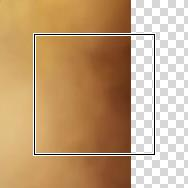
#> input picture MagnifyRender.jpeg, 188 x 188 px
$ python grad_photo_stealer.py
#> lines starting #> are read from the running program, lines starting #| are printed output that depends on the picture
from PIL import Image

img_name = "MagnifyRender.ashx"
alt_img_name = "MagnifyRender.jpeg"
# input("Please enter image title:")

TRANSPARENT_PIXELS = (0, 0, 0, 0)
# Open and convert to RGBA Image
try:
    img = Image.open(img_name)
except:
     print("Different name")
     img = Image.open(alt_img_name)
#> img is the input picture: PIL image 188x188 RGB; mean R, G, B 195.8, 162.9, 125.7
else:
     print("Image Processed")

rgba = img.convert("RGBA")


with rgba as im:
    px = im.load()
    # top bar = x: 33 - 155 y: 33-35
    for x in range(32, 156 + 1):
        for y in range(32, 36 + 1):
            px[x, y] = TRANSPARENT_PIXELS
    # left bar = x: 33 - 35 y: 36 - 155
    for x in range(32, 36 + 1):
            for y in range(35, 156 + 1):
                px[x, y] = TRANSPARENT_PIXELS
    # right bar = x: 153 - 155 y: 36 - 155
    for x in range(152, 156 + 1):
            for y in range(35, 156 + 1):
                px[x, y] = TRANSPARENT_PIXELS
    # bottom bar = x: 36 - 152 y: 153 - 155
    for x in range(35, 153 + 1):
            for y in range(152, 156 + 1):
                px[x, y] = TRANSPARENT_PIXELS
im.save('output.png')
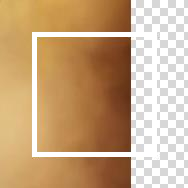
#> saved as output.png: PIL image 188x188 RGBA; mean R, G, B, A 183.6, 151.4, 115.2, 237.7; transparent parts drawn white


#  class PixelAccess

#     __getitem__(self, xy: tuple[int, int]) → float | tuple[int, ...]

#         Returns the pixel at x,y. The pixel is returned as a single value for single band images or a tuple for multi-band images.

#         Parameters:

#             xy – The pixel coordinate, given as (x, y).
#         Returns:

#             a pixel value for single band images, a tuple of pixel values for multiband images.

#     __setitem__(self, xy: tuple[int, int], color: float | tuple[int, ...]) → None

#         Modifies the pixel at x,y. The color is given as a single numerical value for single band images, and a tuple for multi-band images. See Colors for more information.

#         Parameters:

#                 xy – The pixel coordinate, given as (x, y).

#                 color – The pixel value according to its mode, e.g. tuple (r, g, b) for RGB mode.
